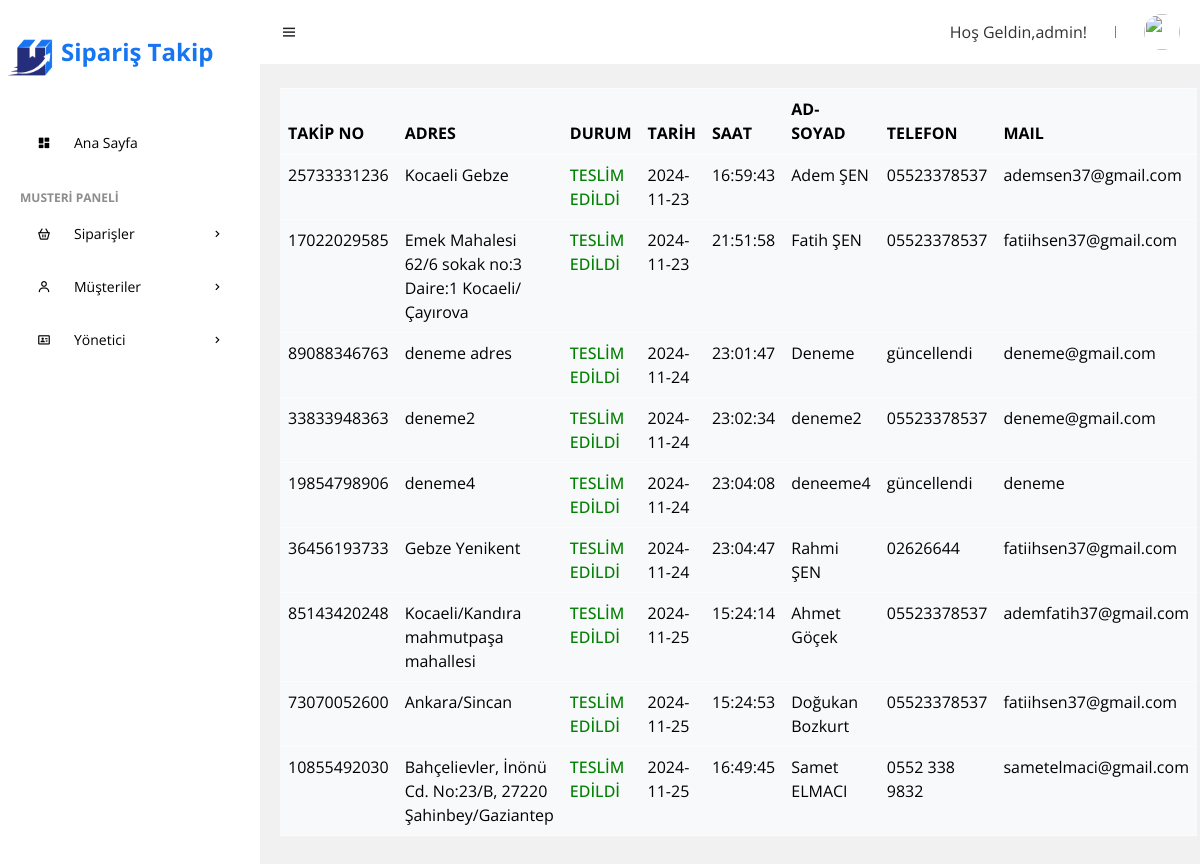
Page /admin/pages/orders/tamamlanan_siparisler.php (signed in) on the committed database.
### tables this page shows
CREATE TABLE `siparis` (
  `siparis_id` int(11) NOT NULL,
  `siparis_takip_no` bigint(11) NOT NULL,
  `siparis_saat` varchar(256) NOT NULL,
  `siparis_tarih` varchar(256) NOT NULL,
  `siparis_adres` varchar(256) NOT NULL,
  `siparis_durum` varchar(256) NOT NULL,
  `alici_adi_soyadi` varchar(256) NOT NULL,
  `alici_tel` varchar(20) NOT NULL,
  `alici_mail` varchar(256) NOT NULL,
  `yolda_tarih` datetime DEFAULT NULL,
  `dagitim_tarih` datetime DEFAULT NULL,
  `teslim_tarih` datetime DEFAULT NULL
);

### admin/pages/orders/tamamlanan_siparisler.php (the view, shortened to what this page needs)
<?php require_once "../../islem/baglanti.php" ?>
<main>
    <table class="table table-light table-hover rounded">
        <thead class="table-light">
            <tr>
                <th>TAKİP NO</th>
                <th>ADRES</th>
                <th>DURUM</th>
                <th>TARİH</th>
                <th>SAAT</th>
                <th>AD-SOYAD</th>
                <th>TELEFON</th>
                <th>MAIL</th>
            </tr>
        </thead>
        <tbody>
            <?php
            $siparis = $baglanti->prepare("SELECT * FROM siparis WHERE siparis_durum IN ('TESLİM EDİLDİ') ORDER BY siparis_durum");
            $siparis->execute();
            while ($sipariscek = $siparis->fetch(PDO::FETCH_ASSOC)) {
            ?>
                <tr class="item">
                    <td><?php echo $sipariscek['siparis_takip_no'] ?></td>
                    <td title="<?php echo $sipariscek['siparis_adres'] ?>">
                        <?php echo $sipariscek['siparis_adres'] ?>
                    </td>
                    <td class="durum"><?php echo htmlspecialchars($sipariscek['siparis_durum']) ?></td>
                    <td><?php echo $sipariscek['siparis_tarih'] ?></td>
                    <td><?php echo $sipariscek['siparis_saat'] ?></td>
                    <td><?php echo $sipariscek['alici_adi_soyadi'] ?></td>
                    <td><?php echo $sipariscek['alici_tel'] ?></td>
                    <td><?php echo $sipariscek['alici_mail'] ?></td>
                </tr>
            <?php } ?>
        </tbody>
    </table>
</main>
<?php
include('../../includes/_layout.php');
?>

### admin/assets/css/style.css (style rules this page uses)
* { font-family: "Open Sans", sans-serif; margin: 0; padding: 0; box-sizing: border-box; }
:root { --grey: #f1f0f6; --dark-grey: #8d8d8d; --light: #fff; --dark: #000; --green: #81d43a; --light-green: #e3ffcb; --blue: #1775f1; --light-blue: #d0e4ff; --dark-blue: #0c5fcd; --red: #fc3b56; }
html { overflow-x: hidden; }
body { background: var(--grey); overflow-x: hidden; }
main { width: 100%; padding: 24px 20px 20px 20px; }

### admin/assets/css/customer.css (style rules this page uses)
.durum { font-weight: 500; }

### admin/assets/css/devam_eden.css (style rules this page uses)
.durum { font-weight: 500; }

### admin/assets/css/tum_siparis.css (style rules this page uses)
.durum { font-weight: 500; }

### admin/assets/css/tamamlanan.css (style rules this page uses)
.durum { font-weight: 500; }

### rows in the picture
siparis: siparis_takip_no "25733331236", siparis_adres "Kocaeli Gebze", siparis_durum "TESLİM EDİLDİ", siparis_tarih "2024-11-23", siparis_saat "16:59:43", alici_adi_soyadi "Adem ŞEN", alici_tel "05523378537", alici_mail "ademsen37@gmail.com"
siparis: siparis_takip_no "17022029585", siparis_adres "Emek Mahalesi 62/6 sokak no:3 Daire:1 Kocaeli/Çayırova", siparis_durum "TESLİM EDİLDİ", siparis_tarih "2024-11-23", siparis_saat "21:51:58", alici_adi_soyadi "Fatih ŞEN", alici_tel "05523378537", alici_mail "fatiihsen37@gmail.com"
siparis: siparis_takip_no "89088346763", siparis_adres "deneme adres", siparis_durum "TESLİM EDİLDİ", siparis_tarih "2024-11-24", siparis_saat "23:01:47", alici_adi_soyadi "Deneme", alici_tel "güncellendi", alici_mail "deneme@gmail.com"
siparis: siparis_takip_no "33833948363", siparis_adres "deneme2", siparis_durum "TESLİM EDİLDİ", siparis_tarih "2024-11-24", siparis_saat "23:02:34", alici_adi_soyadi "deneme2", alici_tel "05523378537", alici_mail "deneme@gmail.com"
siparis: siparis_takip_no "19854798906", siparis_adres "deneme4", siparis_durum "TESLİM EDİLDİ", siparis_tarih "2024-11-24", siparis_saat "23:04:08", alici_adi_soyadi "deneeme4", alici_tel "güncellendi", alici_mail "deneme"
siparis: siparis_takip_no "36456193733", siparis_adres "Gebze Yenikent", siparis_durum "TESLİM EDİLDİ", siparis_tarih "2024-11-24", siparis_saat "23:04:47", alici_adi_soyadi "Rahmi ŞEN", alici_tel "02626644", alici_mail "fatiihsen37@gmail.com"
siparis: siparis_takip_no "85143420248", siparis_adres "Kocaeli/Kandıra mahmutpaşa mahallesi", siparis_durum "TESLİM EDİLDİ", siparis_tarih "2024-11-25", siparis_saat "15:24:14", alici_adi_soyadi "Ahmet Göçek", alici_tel "05523378537", alici_mail "ademfatih37@gmail.com"
siparis: siparis_takip_no "73070052600", siparis_adres "Ankara/Sincan", siparis_durum "TESLİM EDİLDİ", siparis_tarih "2024-11-25", siparis_saat "15:24:53", alici_adi_soyadi "Doğukan Bozkurt", alici_tel "05523378537", alici_mail "fatiihsen37@gmail.com"
siparis: siparis_takip_no "10855492030", siparis_adres "Bahçelievler, İnönü Cd. No:23/B, 27220 Şahinbey/Gaziantep", siparis_durum "TESLİM EDİLDİ", siparis_tarih "2024-11-25", siparis_saat "16:49:45", alici_adi_soyadi "Samet ELMACI", alici_tel "0552 338 9832", alici_mail "sametelmaci@gmail.com"

### other values in the picture
$_SESSION['admin_adi'] "admin"
